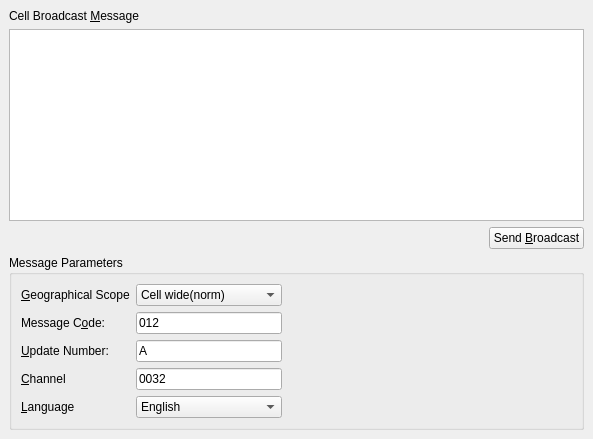
     <widget class="QWidget" name="tab_2">
      <attribute name="title">
       <string>CBM</string>
      </attribute>
      <layout class="QVBoxLayout">
       <property name="spacing">
        <number>6</number>
       </property>
       <property name="leftMargin">
        <number>9</number>
       </property>
       <property name="topMargin">
        <number>9</number>
       </property>
       <property name="rightMargin">
        <number>9</number>
       </property>
       <property name="bottomMargin">
        <number>9</number>
       </property>
       <item>
        <widget class="QLabel" name="lblContent">
         <property name="text">
          <string>Cell Broadcast &amp;Message</string>
         </property>
         <property name="buddy">
          <cstring>teContent</cstring>
         </property>
        </widget>
       </item>
       <item>
        <widget class="QTextEdit" name="teContent">
         <property name="tabChangesFocus">
          <bool>true</bool>
         </property>
         <property name="tabStopDistance">
          <double>40.000000000000000</double>
         </property>
         <property name="acceptRichText">
          <bool>false</bool>
         </property>
        </widget>
       </item>
       <item>
        <layout class="QHBoxLayout">
         <property name="spacing">
          <number>6</number>
         </property>
         <property name="leftMargin">
          <number>0</number>
         </property>
         <property name="topMargin">
          <number>0</number>
         </property>
         <property name="rightMargin">
          <number>0</number>
         </property>
         <property name="bottomMargin">
          <number>0</number>
         </property>
         <item>
          <spacer>
           <property name="orientation">
            <enum>Qt::Horizontal</enum>
           </property>
           <property name="sizeHint" stdset="0">
            <size>
             <width>311</width>
             <height>20</height>
            </size>
           </property>
          </spacer>
         </item>
         <item>
          <widget class="QPushButton" name="pbSendCellBroadcast">
           <property name="text">
            <string>Send &amp;Broadcast</string>
           </property>
          </widget>
         </item>
        </layout>
       </item>
       <item>
        <widget class="QGroupBox" name="groupBox">
         <property name="title">
          <string>Message Parameters</string>
         </property>
         <property name="checkable">
          <bool>false</bool>
         </property>
         <property name="checked">
          <bool>false</bool>
         </property>
         <layout class="QGridLayout">
          <property name="leftMargin">
           <number>9</number>
          </property>
          <property name="topMargin">
           <number>9</number>
          </property>
          <property name="rightMargin">
           <number>9</number>
          </property>
          <property name="bottomMargin">
           <number>9</number>
          </property>
          <property name="spacing">
           <number>6</number>
          </property>
          <item row="2" column="0">
           <widget class="QLabel" name="lblMessageCode">
            <property name="text">
             <string>Message C&amp;ode:</string>
            </property>
            <property name="buddy">
             <cstring>leMessageCode</cstring>
            </property>
           </widget>
          </item>
          <item row="3" column="0">
           <widget class="QLabel" name="lblUpdateNumber">
            <property name="text">
             <string>&amp;Update Number:</string>
            </property>
            <property name="buddy">
             <cstring>leUpdateNumber</cstring>
            </property>
           </widget>
          </item>
          <item row="1" column="1">
           <widget class="QComboBox" name="cbGeographicalScope">
            <property name="currentIndex">
             <number>3</number>
            </property>
            <item>
             <property name="text">
              <string>Cell wide(immediate)</string>
             </property>
            </item>
            <item>
             <property name="text">
              <string>PLMN wide</string>
             </property>
            </item>
            <item>
             <property name="text">
              <string>Location Area wide</string>
             </property>
            </item>
            <item>
             <property name="text">
              <string>Cell wide(norm)</string>
             </property>
            </item>
           </widget>
          </item>
          <item row="3" column="1">
           <widget class="QLineEdit" name="leUpdateNumber">
            <property name="text">
             <string>A</string>
            </property>
            <property name="maxLength">
             <number>1</number>
            </property>
           </widget>
          </item>
          <item row="4" column="1">
           <widget class="QLineEdit" name="leChannel">
            <property name="text">
             <string>0032</string>
            </property>
            <property name="maxLength">
             <number>4</number>
            </property>
           </widget>
          </item>
          <item row="4" column="0">
           <widget class="QLabel" name="lblChannel">
            <property name="text">
             <string>&amp;Channel</string>
            </property>
            <property name="buddy">
             <cstring>leChannel</cstring>
            </property>
           </widget>
          </item>
          <item row="1" column="0">
           <widget class="QLabel" name="lblGeographicalScope">
            <property name="text">
             <string>&amp;Geographical Scope</string>
            </property>
            <property name="buddy">
             <cstring>cbGeographicalScope</cstring>
            </property>
           </widget>
          </item>
          <item row="5" column="1">
           <widget class="QComboBox" name="cbLanguage">
            <property name="currentIndex">
             <number>1</number>
            </property>
            <item>
             <property name="text">
              <string>German</string>
             </property>
            </item>
            <item>
             <property name="text">
              <string>English</string>
             </property>
            </item>
            <item>
             <property name="text">
              <string>Italian</string>
             </property>
            </item>
            <item>
             <property name="text">
              <string>French</string>
             </property>
            </item>
            <item>
             <property name="text">
              <string>Spanish</string>
             </property>
            </item>
            <item>
             <property name="text">
              <string>Dutch</string>
             </property>
            </item>
            <item>
             <property name="text">
              <string>Swedish</string>
             </property>
            </item>
            <item>
             <property name="text">
              <string>Danish</string>
             </property>
            </item>
            <item>
             <property name="text">
              <string>Portuguese</string>
             </property>
            </item>
            <item>
             <property name="text">
              <string>Finish</string>
             </property>
            </item>
            <item>
             <property name="text">
              <string>Norwegian</string>
             </property>
            </item>
            <item>
             <property name="text">
              <string>Greek</string>
             </property>
            </item>
            <item>
             <property name="text">
              <string>Turkish</string>
             </property>
            </item>
           </widget>
          </item>
          <item row="5" column="0">
           <widget class="QLabel" name="lblLanguage">
            <property name="text">
             <string>&amp;Language</string>
            </property>
            <property name="buddy">
             <cstring>cbLanguage</cstring>
            </property>
           </widget>
          </item>
          <item row="2" column="1">
           <widget class="QLineEdit" name="leMessageCode">
            <property name="text">
             <string>012</string>
            </property>
            <property name="maxLength">
             <number>3</number>
            </property>
           </widget>
          </item>
          <item row="1" column="2" rowspan="5">
           <spacer name="verticalSpacer_2">
            <property name="orientation">
             <enum>Qt::Vertical</enum>
            </property>
            <property name="sizeType">
             <enum>QSizePolicy::Ignored</enum>
            </property>
            <property name="sizeHint" stdset="0">
             <size>
              <width>290</width>
              <height>150</height>
             </size>
            </property>
           </spacer>
          </item>
         </layout>
        </widget>
       </item>
      </layout>
     </widget>
